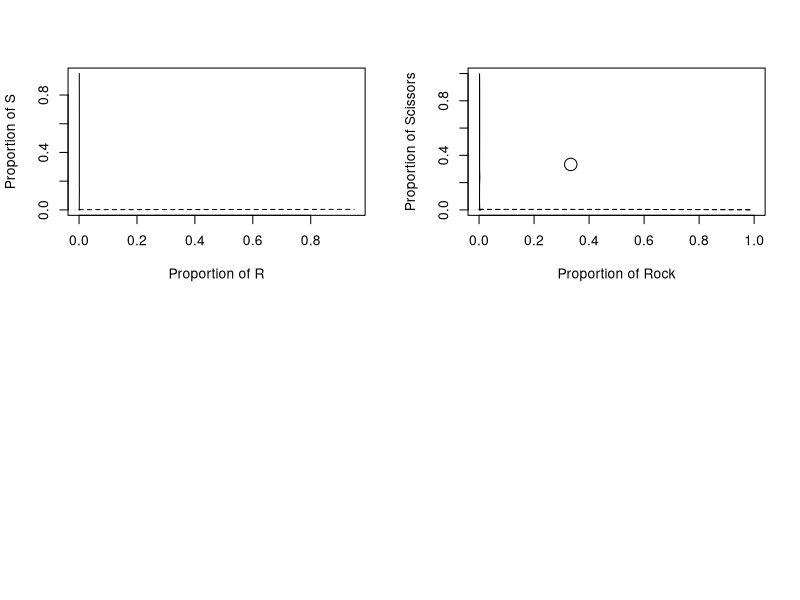

Write the R code that produced this figure.
# Rock-Paper-Scissors mendelian model

# General Assumptions
# 1. The population consists of three behavioral clones: Rock, Paper, Scissors
# 2. The payoffs are symmetrical.
# 3. Fitness is equal to some initial quantity plus payoff.

# Payoff Matrix
#                       Opponent
# Self       Rock        Paper       Scissors
# Rock       -epsilon    -1           1 
# Paper       1          -epsilon    -1
# Scissors   -1          1           -epsilon


rm(list=ls())

# Code: Rock=1, Scissors=2, Paper=3
Rock = 1
Scissors = 2
Paper = 3

# Genotypes: RR=Rock, SS=Scissors, PP=Paper. RS, RP = Rock, SP = Scissors
RR = 1
RS = 2
RP = 3
SS = 4
SP = 5
PP = 6
Genotypes = c(RR, RS, RP, SS, SP, PP)

fitness = function(morph, payoff.mat, genotypes) {
    n.pop <- sum(genotypes)
    opponent <-sample(morph)
    fit <- matrix(0, n.pop, 1)
    for(i.receiver in 1:3) {
        for(i.opponent in 1:3) {
            fit[morph==i.receiver & opponent==i.opponent] <- 5 + payoff.mat[i.receiver, i.opponent]
        }
    }
    n0 <- Genotypes[RR]          # ending row of RR
    n1 <- n0 + 1                 # starting row of RS
    n2 <- n1 + Genotypes[RS] - 1 # ending row of RS
    n3 <- n2 + 1                 # starting row of RP
    n4 <- n3 + Genotypes[RP] - 1 # ending row of RP
    r.alleles <- 2*sum(fit[1:n0]) + sum(fit[n1:n2]) + sum(fit[n3:n4])
    n5 <- n4 + 1                 # staring row of SS
    n6 <- n5 + Genotypes[SS] - 1 # ending row of SS
    n7 <- n6 + 1                 # starting row of SP
    n8 <- n7 + Genotypes[SP] - 1 # ending row of SP
    s.alleles <- 2*sum(fit[n5:n6]) + sum(fit[n1:n2]) + sum(fit[n7:n8])
    n9 <- n8 + 1                 # starting row of PP
    p.alleles <- 2*sum(fit[n9:n.pop]) + sum(fit[n3:n4]) + sum(fit[n7:n8])
    # proportion of each allele
    all.alleles <-  r.alleles + s.alleles + p.alleles
    prop.rock <- r.alleles / all.alleles 
    prop.scissors <- s.alleles / all.alleles 
    prop.paper <- p.alleles / all.alleles 
    return(c(prop.rock, prop.scissors, prop.paper))
}

genotype = function(prop.r, prop.s, prop.p, n.pop) {
    rr <- round(prop.r * 2*n.pop)
    rs <- round(2*prop.r * prop.s * n.pop)
    rp <- round(2*prop.r * prop.p * n.pop)
    ss <- round(prop.s * 2*n.pop)
    sp <- round(2*prop.s * prop.p * n.pop)
    pp <- round(prop.p * 2*n.pop)
    n <- rr + rs + rp + ss + sp + pp
    rock <- (rr + rs + rp) / n
    scissors <- (ss + sp) / n
    paper <- pp / n
    return(c(rr, rs, rp, ss, sp, pp, rock, scissors, paper))
}

isocline = function(x, add, lty) {
    # is matrix of changes in proportion
    # add=0 means start a new plot
    # lty is the line type
    result <- contourLines(Proportion, Proportion, x, levels=0)
    b <- data.frame(unlist(result))
    n.zeros <- length(b[b==0])
    for(i in 1:n.zeros) {
        prop.r <- result[[1]]$x   # why does i cause index out of bounds?
        prop.s <- result[[1]]$y   # ditto
        prop.p <- 1 - prop.r - prop.s
        rr <- prop.r^2
        rs <- 2*prop.r * prop.s
        rp <- 2*prop.r * prop.p
        p.rocks <- rr + rs + rp
        ss <- prop.s^2
        sp <- 2*prop.s * prop.p
        p.scissors <- ss + sp
        
        # plot lines if requested
        if(i==1 && add==0) {
            plot(p.rocks, p.scissors, type='l', xlab='Proportion of Rock', ylab='Proportion of Scissors', xlim=c(0,1), ylim=c(0,1), lty=lty)
        } else {
            lines(p.rocks, p.scissors, lty=lty)
        }    
    }    
    return(0)
}


#### MAIN PROGRAM ####
set.seed(100)
N.Pop = 2000
# create sequence of proportions for the two R and S alleles
N.Props = 30
N.Combos = N.Props^2
Proportion = seq(from=0, to=0.95, length=N.Props)
# all possible combinations of R and S
RxS = expand.grid(Proportion, Proportion)
Data.Rock = matrix(9, N.Props^2, 1)
Data.Scissors = matrix(9, N.Props^2, 1)
Data.Paper = matrix(9, N.Props^2, 1)
Morph = matrix(0, N.Pop, 1)
# Payoff matrix
Epsilon = 0.1    # quantification of same morph interaction
Payoff.Mat = matrix(c(-Epsilon,-1,1,1,-Epsilon,-1,-1,1,-Epsilon), 3, 3)

# iterate over all possible combinations
for(i in 1:N.Combos) {
    Prop.R = RxS[i, 1]
    Prop.S = RxS[i, 2]
    Prop.P = 1 - Prop.R - Prop.S
    Total = Prop.R + Prop.S + Prop.P
    if(Total > 0) {
        D1 = genotype(Prop.R, Prop.S, Prop.P, N.Pop)
        N.Genotypes = D1[1:6]
        Prop.Morphs = D1[7:9]
        Morph[1:N.Pop] = Paper # initialize all
        N.Rock = sum(N.Genotypes[1:3])
        N.Scissors = sum(N.Genotypes[4:5])
        N.Paper = N.Genotypes[6]
        Morph[1:N.Rock] = Rock
        N1 = N.Rock + 1
        N2 = N1 + N.Scissors
        Morph[N1:N2] = Scissors
        # apply fitness to get proportions
        Propns = fitness(Morph, Payoff.Mat, N.Genotypes)
        D2 = genotype(Propns[1], Propns[2], Propns[3], N.Pop)
        Data.Rock[i] = D1[7] - D2[7]
        Data.Scissors[i] = D1[8] - D2[8]
        Data.Paper[i] = D1[9] - D2[9]
    }    
}

# convert vectors to matrices
Delta.Rock = matrix(Data.Rock, N.Props, N.Props, byrow=F)
Delta.Scissors = matrix(Data.Scissors, N.Props, N.Props, byrow=F)
Delta.Paper = matrix(Data.Paper, N.Props, N.Props, byrow=F)

# Output
par(mfrow=c(2,2))
Offset1 = 0.25
Offset2 = Offset1 * 2
Startgen = 400

# plot zero isoclines for allele frequencies
contour(Proportion, Proportion, Delta.Rock, xlab='Proportion of R', ylab='Proportion of S', levels=0, drawlabels=F)
contour(Proportion, Proportion, Delta.Scissors, lty=2, levels=0, drawlabels=F, add=T)
contour(Proportion, Proportion, Delta.Paper, lty=3, levels=0, drawlabels=F, add=T)

# get zero isoclines for proportion of each morph
isocline(Delta.Rock, 0, 1)
isocline(Delta.Scissors, 1, 2)
isocline(Delta.Paper, 1, 3)
points(1/3, 1/3, cex=2)

## plot(Output[,1], Output[,2], type='l', xlab='Generation', ylab='Prop (+ offset)', ylim=c(0, 1))
## lines(Output[,1], Output[,3] + Offset1)
## lines(Output[,1], Output[,4] + Offset2)
## # add lines for expected values
## lines(Output[,1], rep(1/3, Maxgen))
## lines(Output[,1], rep(1/3 + Offset1, Maxgen))
## lines(Output[,1], rep(1/3 + Offset2, Maxgen))
## # phase plots of pairwise morphs
## plot(Output[Startgen:Maxgen,2], Output[Startgen:Maxgen,3], type='l', xlab='Rock', ylab='Scissors')
## plot(Output[Startgen:Maxgen,2], Output[Startgen:Maxgen,4], type='l', xlab='Rock', ylab='Paper')
## plot(Output[Startgen:Maxgen,3], Output[Startgen:Maxgen,4], type='l', xlab='Scissors', ylab='Paper')
## print(c('Mean Proportions (R, S, P) from Generation', Startgen, 'to', Maxgen))
## print(c(mean(Output[Startgen:Maxgen, 2]), mean(Output[Startgen:Maxgen, 3]), mean(Output[Startgen:Maxgen, 4])))
